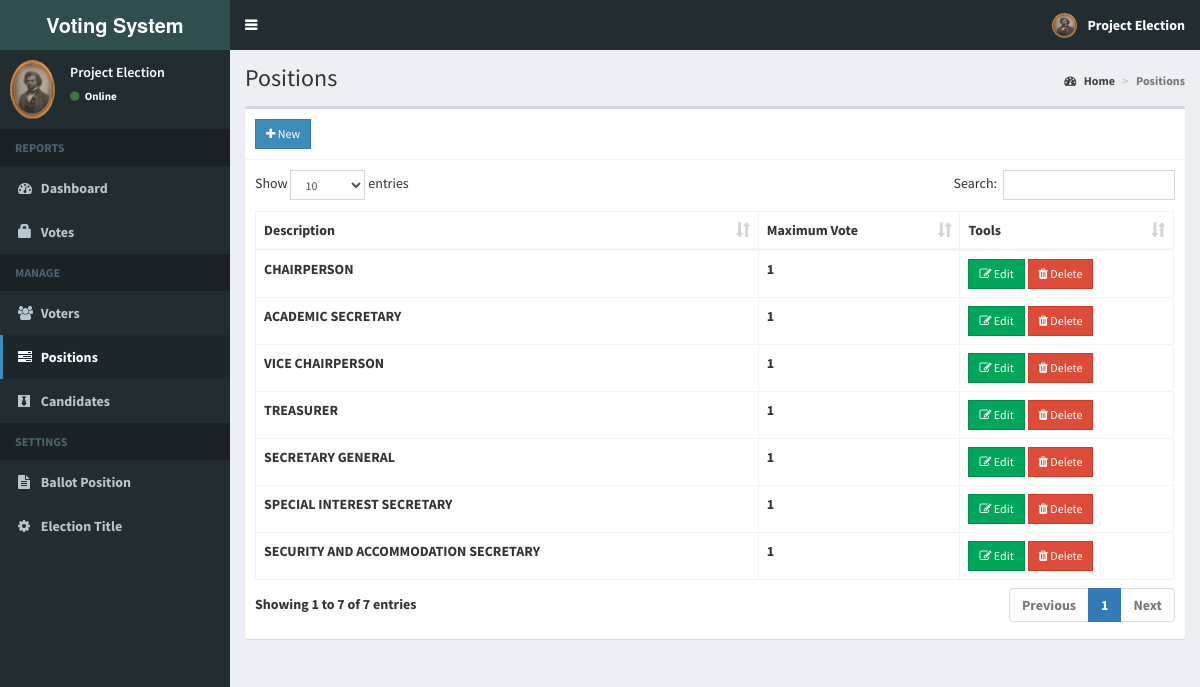
Page /admin/positions.php (signed in) on the committed database.
### tables this page shows
CREATE TABLE `positions` (
  `id` int(11) NOT NULL,
  `description` varchar(50) NOT NULL,
  `max_vote` int(11) NOT NULL,
  `priority` int(11) NOT NULL
);

### admin/includes/session.php (called while the page is built, shortened)
<?php
	include 'includes/conn.php';
	$sql = "SELECT * FROM admin WHERE id = '".$_SESSION['admin']."'";
	$query = $conn->query($sql);
	$user = $query->fetch_assoc();
?>

### admin/positions.php (the view, shortened to what this page needs)
<?php include 'includes/session.php'; ?>
<?php include 'includes/header.php'; ?>
<body class="hold-transition skin-blue sidebar-mini">
<div class="wrapper">
  <?php include 'includes/navbar.php'; ?>
  <?php include 'includes/menubar.php'; ?>
  <div class="content-wrapper">
    <section class="content-header">
      <h1>
        Positions
      </h1>
      <ol class="breadcrumb">
        <li><a href="#"><i class="fa fa-dashboard"></i> Home</a></li>
        <li class="active">Positions</li>
      </ol>
    </section>
    <section class="content">
      <div class="row">
        <div class="col-xs-12">
          <div class="box">
            <div class="box-header with-border">
              <a href="#addnew" data-toggle="modal" class="btn btn-primary btn-sm btn-flat"><i class="fa fa-plus"></i> New</a>
            </div>
            <div class="box-body">
              <table id="example1" class="table table-bordered">
                <thead>
                  <th>Description</th>
                  <th>Maximum Vote</th>
                  <th>Tools</th>
                </thead>
                <tbody>
                  <?php
                    $sql = "SELECT * FROM positions ORDER BY priority ASC";
                    $query = $conn->query($sql);
                    while($row = $query->fetch_assoc()){
                      echo "
                        <tr>
                          <td class='hidden'></td>
                          <td>".$row['description']."</td>
                          <td>".$row['max_vote']."</td>
                          <td>
                            <button class='btn btn-success btn-sm edit btn-flat' data-id='".$row['id']."'><i class='fa fa-edit'></i> Edit</button>
                            <button class='btn btn-danger btn-sm delete btn-flat' data-id='".$row['id']."'><i class='fa fa-trash'></i> Delete</button>
                          </td>
                        </tr>
                      ";
                    }
                  ?>
                </tbody>
              </table>
            </div>
          </div>
        </div>
      </div>
    </section>
  </div>
</div>
</body>
</html>

### admin/includes/header.php (shortened to what this page needs)
<!DOCTYPE html>
<html>
<head>
  	<link rel="stylesheet" href="../bower_components/bootstrap/dist/css/bootstrap.min.css">
    <link rel="stylesheet" href="../plugins/iCheck/all.css">
  	<link rel="stylesheet" href="../bower_components/font-awesome/css/font-awesome.min.css">
  	<link rel="stylesheet" href="../dist/css/AdminLTE.min.css">
    <link rel="stylesheet" href="../bower_components/datatables.net-bs/css/dataTables.bootstrap.min.css">
    <link rel="stylesheet" href="../bower_components/bootstrap-daterangepicker/daterangepicker.css">
    <link rel="stylesheet" href="../plugins/timepicker/bootstrap-timepicker.min.css">
    <link rel="stylesheet" href="../bower_components/bootstrap-datepicker/dist/css/bootstrap-datepicker.min.css">
    <link rel="stylesheet" href="../dist/css/skins/_all-skins.min.css">
</head>

### admin/includes/navbar.php (shortened to what this page needs)
<header class="main-header">
  <a href="home.php" class="logo">
    <span class="logo-lg"><b>Voting System </span>
  </a>
  <nav class="navbar navbar-static-top">
    <a href="#" class="sidebar-toggle" data-toggle="push-menu" role="button">
    </a>
    <div class="navbar-custom-menu">
      <ul class="nav navbar-nav">
        <li class="dropdown user user-menu">
          <a href="#" class="dropdown-toggle" data-toggle="dropdown">
            <img src="<?php echo (!empty($user['photo'])) ? '../images/'.$user['photo'] : '../images/profile.jpg'; ?>" class="user-image" alt="User Image">
            <span class="hidden-xs"><?php echo $user['firstname'].' '.$user['lastname']; ?></span>
          </a>
        </li>
      </ul>
    </div>
  </nav>
</header>

### admin/includes/menubar.php (shortened to what this page needs)
<aside class="main-sidebar">
  <section class="sidebar">
    <div class="user-panel">
      <div class="pull-left image">
        <img src="<?php echo (!empty($user['photo'])) ? '../images/'.$user['photo'] : '../images/profile.jpg'; ?>" class="img-circle" alt="User Image">
      </div>
      <div class="pull-left info">
        <p><?php echo $user['firstname'].' '.$user['lastname']; ?></p>
        <a><i class="fa fa-circle text-success"></i> Online</a>
      </div>
    </div>
    <ul class="sidebar-menu" data-widget="tree">
      <li class="header">REPORTS</li>
      <li class=""><a href="home.php"><i class="fa fa-dashboard"></i> <span>Dashboard</span></a></li>
      <li class=""><a href="votes.php"><span class="glyphicon glyphicon-lock"></span> <span>Votes</span></a></li>
      <li class="header">MANAGE</li>
      <li class=""><a href="voters.php"><i class="fa fa-users"></i> <span>Voters</span></a></li>
      <li class=""><a href="positions.php"><i class="fa fa-tasks"></i> <span>Positions</span></a></li>
      <li class=""><a href="candidates.php"><i class="fa fa-black-tie"></i> <span>Candidates</span></a></li>
      <li class="header">SETTINGS</li>
      <li class=""><a href="ballot.php"><i class="fa fa-file-text"></i> <span>Ballot Position</span></a></li>
      <li class=""><a href="#config" data-toggle="modal"><i class="fa fa-cog"></i> <span>Election Title</span></a></li>
    </ul>
  </section>
</aside>

### rows in the picture
positions: description "CHAIRPERSON", max_vote "1"
positions: description "ACADEMIC SECRETARY", max_vote "1"
positions: description "VICE CHAIRPERSON", max_vote "1"
positions: description "TREASURER", max_vote "1"
positions: description "SECRETARY GENERAL", max_vote "1"
positions: description "SPECIAL INTEREST SECRETARY", max_vote "1"
positions: description "SECURITY AND ACCOMMODATION SECRETARY", max_vote "1"

### other values in the picture
$user['firstname'] "Project"
$user['lastname'] "Election"
